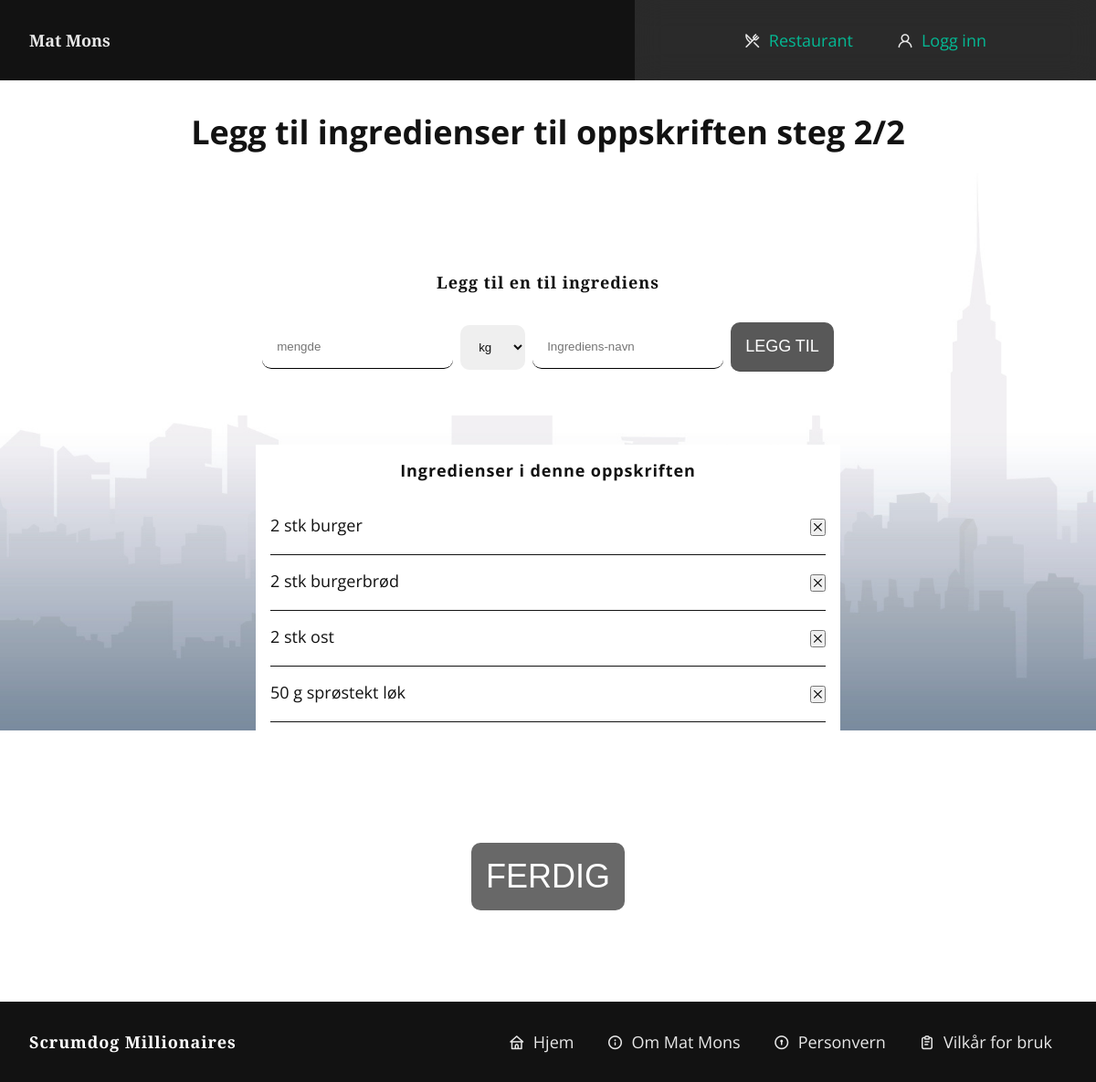
The page /add_ingredients/1 on the database its author committed.
### db/modul.py (models this page shows, shortened)
class Measurement(base):
    __tablename__ = "measurement"
    id = Column(Integer, primary_key=True, unique=True,
                nullable=False, autoincrement=True)
    name = Column(String(10), nullable=False, unique=True)
    recipe_ingredient_helper = relationship(
        "Recipe_ingredient_helper", back_populates="measurement", cascade="all, delete")

class Ingredient(base):
    __tablename__ = "ingredient"
    id = Column(Integer, primary_key=True, unique=True,
                nullable=False, autoincrement=True)
    name = Column(String(45), nullable=False, unique=True)
    recipe_ingredient_helper = relationship(
        "Recipe_ingredient_helper", back_populates="ingredient", cascade="all, delete")

### routes/recipe_routes.py (the view)
@recipe_route.route("/add_ingredients/<recipe_id>")
def add_ingredients(recipe_id):
    measurements = rq.get_all_measurements()
    ingredients_recipe = rq.get_ingredient_names_with_recipe_id(recipe_id)
    amounts_recipe = rq.get_amount_amounts_with_recipe_id(recipe_id)
    measurements_recipe = rq.get_measurement_measurements_with_recipe_id(recipe_id)
    return render_template("dinners/create_ingredients.html", measurements=measurements, len=len(ingredients_recipe),
                           ingredients=ingredients_recipe, amount=amounts_recipe,
                           measurements_recipe=measurements_recipe, recipe_id=recipe_id)

### queries.py (called while the page is built)
def get_all_measurements():
    return session.query(Measurement).all()

def get_ingredient_names_with_recipe_id(recipe_id):
    return session.query(Ingredient.name).join(
        Recipe_ingredient_helper).join(Recipe).filter(Recipe.id == recipe_id).all()

def get_amount_amounts_with_recipe_id(recipe_id):
    return session.query(Amount.amount).join(
        Recipe_ingredient_helper).join(Recipe).filter(Recipe.id == recipe_id).all()

def get_measurement_measurements_with_recipe_id(recipe_id):
    return session.query(Measurement.name).join(
        Recipe_ingredient_helper).join(Recipe).filter(Recipe.id == recipe_id).all()

### templates/dinners/create_ingredients.html (shortened to what this page needs)
{% extends "base.html" %} {% block head %} {% endblock %}  {% block content %}
<article class="ingredient-layout">
<section class="ingredient-title-section">
    <h1>Legg til ingredienser til oppskriften steg 2/2</h1>
    </section>
<article class="ingredient-article">
  <section class="">
    <div class="ingredient-container">
      <div>
      <h2 class="logo">Legg til en til ingrediens</h2>
    </div>
      <form class="" method="POST" name="formIngredients">
        <div class="ingredient-row">
          <div class="ingredient-control">
            <input
              type="number"
              name="amount"
              class="dropdownIngredient"
              placeholder="mengde"
            />
          </div>
          <div class="ingredient-control">
            <select class="dropdownIngredient" name="unit">
              {% for measurement in measurements %}
              <option>{{ measurement.name }}</option>
              {% endfor %}
            </select>
          </div>
          <div class="ingredient-control">
            <input
              type="text"
              name="ingredient"
              class="dropdownIngredient"
              placeholder="Ingrediens-navn"
            />
          </div>
        <div class="ingredient-control">
          <input
            class="ingredient-add-btn"
            type="submit"
            name=""
            value="Legg til"
          />
        </div>
      </div>
      </form>
    </div>
  </section>
  <section class="add-ingredient-section">
    <h2>Ingredienser i denne oppskriften</h2>
    {% for i in range(0,(len)) %}
    <div class="ingredient-list-content">
        {{ amount[i].amount}} {{ measurements_recipe[i].name }} {{ ingredients[i].name }}
      <form
      method="post" name="formDelete"
    >
      <button type="submit" name="delIngredient"value="fjern">
        <i class="uil uil-multiply"></i>
      </button>
    </form>
    </div>
    {% endfor %}
  </section>
</article>
<a href="{{ url_for('usersroute.profile')}}" class="control">
    <div class="control">
      <input type="submit" value="ferdig" />
    </div></a>
</article>
{% endblock %}

### static/css/styles.css (style rules this page uses)
:root { --ff-body: "Open Sans", sans-serif; --ff-title: "Open Sans", sans-serif; --ff-logo: "Playfair Display", sans-serif; --clr-primary-400: hsl(60 100% 50%); --clr-neutral-900: #121212; --clr-error: #ff5357; --clr-warning: #ffac00; --clr-info: #00afcc; --clr-success: #01c9a0; --clr-primary: #121212; --clr-neutral: #ffffff; --fs-xxl: clamp(3.5rem, 12vw + 1rem, 12rem); --fs-xl: clamp(3.5rem, 12vw + 1rem, 7rem); --fs-600: clamp(2rem, 12vw + 1rem, 3rem); --fs-500: clamp(1.5rem, 12vw + 1rem, 2.25rem); --fs-400: clamp(1rem, 12vw + 1rem, 1.125rem); --fs-300: clamp(.3rem, 2.5vw + 1rem, 1rem); }
* { margin: 0; padding: 0; box-sizing: border-box; scroll-behavior: smooth; }
html { position: relative; overflow: visible; }
body { min-height: 100vh; font-family: var(--ff-body); font-size: 1.125rem; color: var(--clr-primary); }
h1, h2, h3 { font-family: var(--ff-title); font-size: var(--fs-400); }
.privacy-article h1, h2, h3, h4, p { letter-spacing: 0.05em; }
.toc-list li, a { color: var(--clr-primary); text-decoration: none; margin-bottom: 1rem; opacity: 0.9; transition: opacity 0.3s ease; }
.logo { margin: 2rem; font-family: var(--ff-logo); }
.control { margin-bottom: 2rem; }
.control input { font-size: 1.2em; width: 100%; display: block; padding: 1rem; color: var(--clr-primary); border: none; outline: none; margin: 1em 0; border-radius: 10px; }
.control input[type="submit"] { background: var(--clr-primary); color: var(--clr-neutral); text-transform: uppercase; font-size: var(--fs-500); opacity: 0.7; transition: opacity 0.3s ease; }
.ingredient-layout { min-height: 100vh; display: grid; margin: 0 auto; padding: 2rem; place-items: center; gap: 5rem ; width: 70rem; }
.ingredient-title-section h1 { font-size: var(--fs-500); }
.ingredient-article { display: flex; flex-direction: column; gap: 2rem; place-items: center; margin: 0 auto; }
.ingredient-list-content { width: 100%; display: flex; justify-content: space-between; color: var(--clr-primary); border-bottom: 1px solid var(--clr-primary); }
.ingredient-container { padding: 1rem 2rem; margin: 0 auto; display: flex; flex-direction: column; justify-content: center; place-items: center; background-color: var(--clr-neutral); }
.ingredient-row { display: flex; gap: .5rem; place-items: center; justify-content: center; color: var(--clr-primary); }
.add-ingredient-section { display: grid; gap: 1rem; padding: 1rem; min-height: 20rem; width: 40rem; text-align: center; background-color: var(--clr-neutral); }
.add-ingredient-section h2 { color: var(--clr-primary); }
.ingredient-control { margin-bottom: 2rem; }
.ingredient-control input { padding: 1rem; border: none; outline: none; border-radius: 10px; border-bottom: 1px solid black; }
.ingredient-control input[type="submit"] { background: var(--clr-primary); color: var(--clr-neutral); text-transform: uppercase; font-size: var(--fs-400); opacity: 0.7; transition: opacity .3s ease; }
.ingredient-control select { width: 100%; padding: 1rem; color: var(--clr-primary); border: none; outline: none; border-radius: 10px; }

### rows shown on the page
Measurement: name "stk" "stk" "stk"
Ingredient: name "burger"
Ingredient: name "burgerbrød"
Ingredient: name "ost"
Ingredient: name "sprøstekt løk"

### other values the page prints
{{ amount[i].amount }} "2" "2" "2" "50"
{{ measurements_recipe[i].name }} "g"
form field unit "kg"
